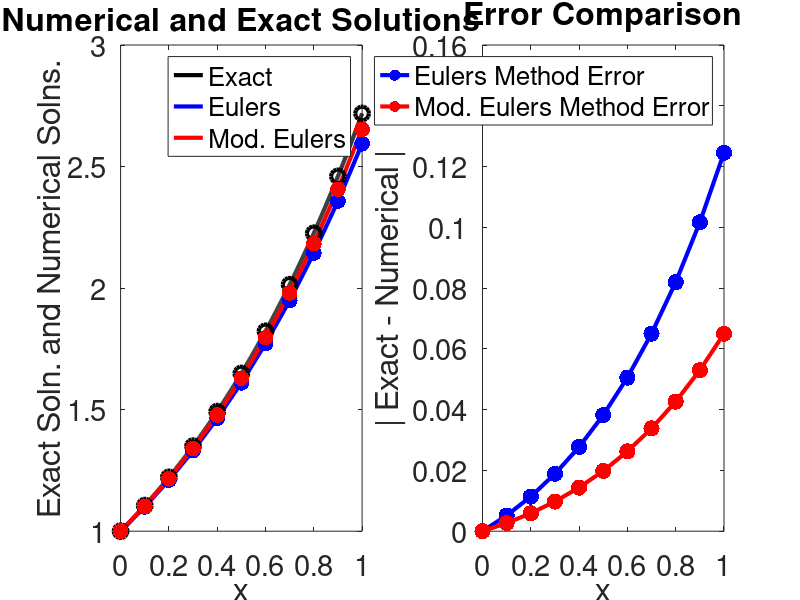

MATLAB code to generate this figure:
function Lets_Solve_ODEs()


% Simulation Parameters
tFinal = 1.0;   % final time
h = 0.1;        % Step Size
t = 0:h:tFinal; % time vector 
y0 = 1.0;       % initial value


% Perform ODE Solves
yEulers = give_Me_Euler_Solution(y0,h,t);
yModEulers = give_Me_Modified_Euler_Solution(y0,h,t);
yExact = give_Me_Exact_Solution(t);


% Make Plots of What you Want
please_plot_it_all(t,yExact,yEulers,yModEulers);

%%%%%%%%%%%%%%%%%%%%%%%%%%%%%%%%%%%%%%%%%%%%%%%%%%%%%%%%%%%%%%%%%%%%%%%%%%
%
% FUNCTION: returns Euler Solution
%
%%%%%%%%%%%%%%%%%%%%%%%%%%%%%%%%%%%%%%%%%%%%%%%%%%%%%%%%%%%%%%%%%%%%%%%%%%

function yEulers = give_Me_Euler_Solution(y0,h,t)

% Initialize Solution Storage 
yEulers = zeros(1,length(t));
yEulers(1) = y0;

for i=2:length(t)
   yEulers(i) = yEulers(i-1) + h * RHS(t(i-1),yEulers(i-1)); 
end

yEulers'

%%%%%%%%%%%%%%%%%%%%%%%%%%%%%%%%%%%%%%%%%%%%%%%%%%%%%%%%%%%%%%%%%%%%%%%%%%
%
% FUNCTION: returns Modified Euler Solution
%
%%%%%%%%%%%%%%%%%%%%%%%%%%%%%%%%%%%%%%%%%%%%%%%%%%%%%%%%%%%%%%%%%%%%%%%%%%

function yModEulers = give_Me_Modified_Euler_Solution(y0,h,t)

% Initialize Solution Storage 
yModEulers = zeros(1,length(t));
yModEulers(1) = y0;

for i=2:length(t)
   K1 = 0.5*h*RHS(t(i-1),yModEulers(i-1));                             %Usual Euler Step
   K2 = 0.5*h*( yModEulers(i-1) + 0.5*h*RHS(t(i-1),yModEulers(i-1)) ); %Approximate Next Step
   yModEulers(i) = yModEulers(i-1) + K1 + K2; 
end

yModEulers'

%%%%%%%%%%%%%%%%%%%%%%%%%%%%%%%%%%%%%%%%%%%%%%%%%%%%%%%%%%%%%%%%%%%%%%%%%%
%
% FUNCTION: returns Modified Euler Solution
%
%%%%%%%%%%%%%%%%%%%%%%%%%%%%%%%%%%%%%%%%%%%%%%%%%%%%%%%%%%%%%%%%%%%%%%%%%%

function yExact = give_Me_Exact_Solution(t)

% TEST
%yExact = exp(t);

% #2
%yExact = sin(pi*t/2);

% #3
%yExact = ( exp(2*t).*(t-1)+t+1 ) ./ ( exp(2*t) + 1 );

% %5
yExact = exp(t);

%%%%%%%%%%%%%%%%%%%%%%%%%%%%%%%%%%%%%%%%%%%%%%%%%%%%%%%%%%%%%%%%%%%%%%%%%%
%
% FUNCTION: returns RHS of ODE
%
%%%%%%%%%%%%%%%%%%%%%%%%%%%%%%%%%%%%%%%%%%%%%%%%%%%%%%%%%%%%%%%%%%%%%%%%%%

function val = RHS(t,y)

% TEST
%val = y;

% #2
%val = 0.5*pi*sqrt(1-y^2);

% #3
%val = (y-t)^2;

% #5
val = y;

%%%%%%%%%%%%%%%%%%%%%%%%%%%%%%%%%%%%%%%%%%%%%%%%%%%%%%%%%%%%%%%%%%%%%%%%%%
%
% FUNCTION: plots the Exact Solution, Euler's Method Solution, and
% Modified Euler's Solution. Also produces a plot of the Error.
%
%%%%%%%%%%%%%%%%%%%%%%%%%%%%%%%%%%%%%%%%%%%%%%%%%%%%%%%%%%%%%%%%%%%%%%%%%%

function please_plot_it_all(t,Exact,yEulers,yModEulers)

lw = 3;  % LineWidth
ms = 10; % MarkerSize
fs = 22;  % FontSize

% Find more highly resolved exact solution
tNew = t(1):( t(2)-t(1) )/100:t(end);
fineExact = give_Me_Exact_Solution(tNew);

%
% Plotting Solutions Against Each Other
%
subplot(1,2,1);
plot(tNew,fineExact,'k-','LineWidth',lw); hold on;
plot(t,yEulers,'b-','LineWidth',lw); hold on;
plot(t,yModEulers,'r-','LineWidth',lw);hold on;
plot(t,Exact,'ko','LineWidth',lw,'MarkerSize',ms); hold on;
plot(t,yEulers,'b.','MarkerSize',ms+24); hold on;
plot(t,yModEulers,'r.','MarkerSize',ms+24);hold on;
title('Numerical and Exact Solutions','FontSize',fs);hold on;
xlabel('x','FontSize',fs);
ylabel('Exact Soln. and Numerical Solns.','FontSize',fs);
leg=legend('Exact','Eulers','Mod. Eulers');
set(leg,'FontSize',fs);
set(gca,'FontSize',fs-1);
%
% Plotting Errors Against Each Other
%
subplot(1,2,2);
plot(t,abs(Exact-yEulers),'b.-','LineWidth',lw,'MarkerSize',ms+25); hold on;
plot(t,abs(Exact-yModEulers),'r.-','LineWidth',lw,'MarkerSize',ms+25); hold on;
title('Error Comparison','FontSize',fs);
xlabel('x','FontSize',fs);
ylabel('| Exact - Numerical |','FontSize',fs);
leg=legend('Eulers Method Error','Mod. Eulers Method Error');
set(leg,'FontSize',fs);
set(gca,'FontSize',fs-1);
